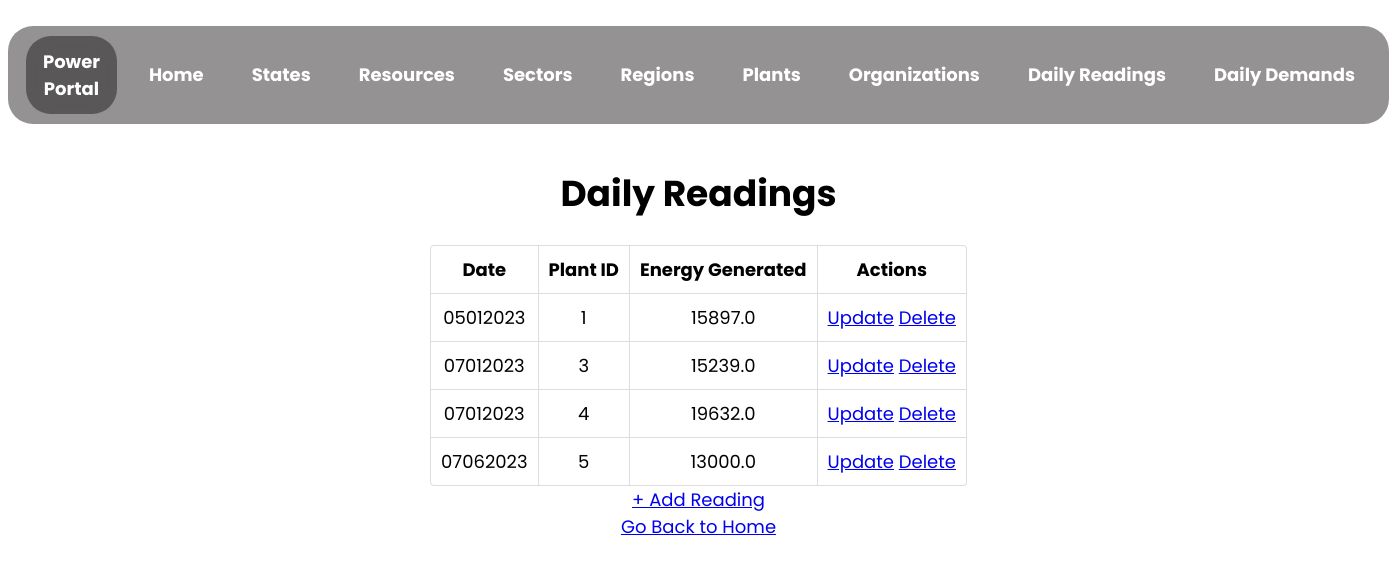
The page /daily_reading on the database its author committed.
### app.py (models this page shows)
class DailyReading(db.Model):
    __tablename__ = "daily_reading"
    plant_id = db.Column(db.Integer, db.ForeignKey("plant.plant_id"), primary_key = True, nullable = False)
    date = db.Column(db.String, primary_key = True, nullable = False)
    energy_generated = db.Column(db.Float, nullable = False)

### app.py (the view)
@app.route("/daily_reading", methods = ["GET", "POST"])
def view_daily_reading():
    reading_list = DailyReading.query.all()
    return render_template(
        "view_dr.html",
        reading_list = reading_list
    )

### templates/view_dr.html (shortened to what this page needs)
<!DOCTYPE html>
<html lang="en">
  <head>
    <link rel="stylesheet" href="../static/assets/view.css">
  </head>
  <body>
    <nav>
      <ul class="menu-bar">
        <div class="logo">
          <a href="/">Power Portal </a>
        </div>
        <li><a href="/">Home</a></li>
        <li><a href="/state">States</a></li>
        <li><a href="/resource">Resources</a></li>
        <li><a href="/sector">Sectors</a></li>
        <li><a href="/region">Regions</a></li>
        <li><a href="/plant">Plants</a></li>
        <li><a href="/organization">Organizations</a></li>
        <li><a href="/daily_reading">Daily Readings</a></li>
        <li><a href="/daily_demand">Daily Demands</a></li>
      </ul>
    </nav>
    <h1 style="text-align: center">Daily Readings</h1>
    {% if reading_list | length == 0 %}
        <p>No Readings Found! Add the Readings now!</p>
        <a href="/daily_reading/create" type="button">+ Add Daily Reading</a>
    {% else %}
    <table id="dr-detail">
      <thead>
        <th>Date</th>
        <th>Plant ID</th>
        <th>Energy Generated</th>
        <th>Actions</th>
      </thead>
      {% for reading in reading_list %}
      <tr>
        <td>{{reading["date"]}}</td>
        <td>{{reading["plant_id"]}}</td>
        <td>{{reading["energy_generated"]}}</td>
        <td>
            <a href="/daily_reading/{{reading['plant_id']}}/{{reading['date']}}/update" type="button">Update</a>
            <a href="/daily_reading/{{reading['plant_id']}}/{{reading['date']}}/delete" type="button">Delete</a>
        </td>
      </tr>
      {% endfor %}
    </table>
    <a href="/daily_reading/create" type="button">+ Add Reading</a>
    {% endif %}
    <br>
    <a href="/">Go Back to Home</a>
  </body>
</html>

### static/assets/view.css (style rules this page uses)
html { scroll-behavior: smooth; }
html { background-color: none; position: relative; -webkit-animation-name: animatebottom; -webkit-animation-duration: 1s; animation-name: animatebottom; animation-duration: 1s; }
body { font-family: 'Poppins', sans-serif; text-align: center; font-size: large; }
.logo { border-radius: 25px; height: fit-content; display: inline-flex; background-color: rgba(0,0,0,0.4); -webkit-backdrop-filter: blur(10px); backdrop-filter: blur(10px); align-items: center; vertical-align: middle; padding: 12px 16px; margin: 0 8px; top: 0; color: white; transition: all .2s; }
.logo a { text-decoration: none; color: white; font-weight: bold; }
.menu-bar { border-radius: 25px; height: fit-content; display: inline-flex; background-color: rgb(148, 146, 146); -webkit-backdrop-filter: blur(10px); backdrop-filter: blur(10px); align-items: center; padding: 0 10px; padding-top: 10px; padding-bottom: 10px; top: 0; }
.menu-bar li { list-style: none; color: white; padding: 12px 16px; margin: 0 8px; position: relative; cursor: pointer; white-space: nowrap; transition: all .2s; }
.menu-bar li a { color: white; text-decoration: none; font-weight: bold; }
table { width: fit-content; border: 1px solid #ddd; border-collapse: separate; border-left: 0; border-radius: 4px; border-spacing: 0px; margin-left: auto; margin-right: auto; }
thead { display: table-header-group; vertical-align: middle; border-color: inherit; border-collapse: separate; text-align: center; padding: 10px; }
tr { display: table-row; vertical-align: inherit; border-color: inherit; text-align: center; padding: 10px; }
th, td { padding: 5px 4px 6px 4px; text-align: center; vertical-align: top; border-left: 1px solid #ddd; padding: 10px; }
td { border-top: 1px solid #ddd; }
thead:first-child tr:first-child th:first-child, tbody:first-child tr:first-child td:first-child { border-radius: 4px 0 0 0; }
thead:last-child tr:last-child th:first-child, tbody:last-child tr:last-child td:first-child { border-radius: 0 0 0 4px; }

### rows shown on the page
DailyReading: date "05012023", plant_id "1", energy_generated "15897.0"
DailyReading: date "07012023", plant_id "3", energy_generated "15239.0"
DailyReading: date "07012023", plant_id "4", energy_generated "19632.0"
DailyReading: date "07062023", plant_id "5", energy_generated "13000.0"
